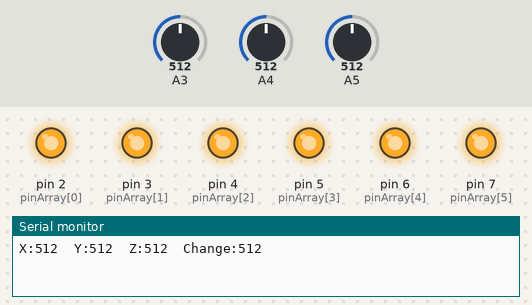
Recording of a sketch running on a simulated Arduino Uno, built with avr-gcc and run on an emulated ATmega328P. Shown: output pins drawn as LEDs (lit = HIGH), the last lines printed to the serial monitor. Inputs (shaded band) come from the test bench; at power-on: A3 = 512, A4 = 512, A5 = 512. Random numbers use the default seed unless the sketch sets one; pins used as bus, display or sensor lines are not drawn.

Above: at 0.35 s.
At 1.6 s:
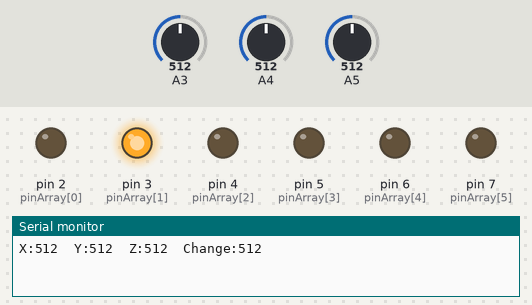
1.7 s: A3 set to 110
At 4.0 s:
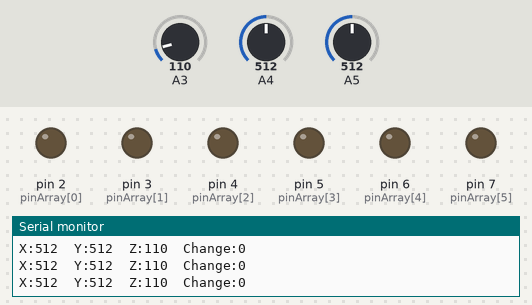
4.3 s: A3 set to 94
5.8 s: A4 set to 645
8.8 s: A4 set to 681
11.8 s: A5 set to 372
13.3 s: A5 set to 343
Timing chart, 0 to 15.8 s (numbered marks = the images above; inputs shaded):
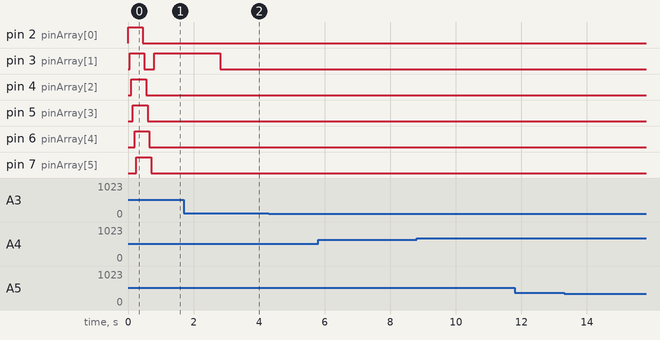

The sketch:

artificer_dice.ino
```cpp
/*
  ARTIFICER DICE
  Britton Kroessler 2017

    Using an accelerometer as input for detecting when an object is tossed,
    and generating a random number upon landing. This code can be applied
    to a die of any number--starting with 4 or 6 and working up to 20.

  NOTES:
    Delays are pulsed to prevent stalling the accelerometer readings.

  TO DO:
    Finesse Animation to coincide with tossing
    Finesse Sensing so that the random flickering will end with a singular roll.
    Basic PWM animation while in "Sleep Mode"
    Else-If statement in loop that determines roll so that the random animation can work during the toss.
      Will require a sort of recalibration.
*/

int accelState = 0; //measure movement
int lastAccelState = 0; //when object is static

int pinArray[] = {2, 3, 4, 5, 6, 7};
int count = 0;
int timer = 100;

void setup() {
  for (count=0 ; count<7 ; count++){
     pinMode(pinArray[count], OUTPUT);
  }
  Serial.begin(9600);
}

void loop() {
  int accelX = analogRead(A5); //read accelerometer pins
  int accelY = analogRead(A4);
  int accelZ = analogRead(A3);
  int accelState = (accelX + accelY + accelZ)/3; //average for troubleshooting/development
  int change = abs(accelState-lastAccelState); //this shit is important
  lastAccelState = accelState;
  Serial.print("X:");Serial.print(accelX);
    Serial.print("\t");
  Serial.print("Y:");Serial.print(accelY);
    Serial.print("\t");
  Serial.print("Z:");Serial.print(accelZ);
      Serial.print("\t");
  Serial.print("Change:"); Serial.println(change);


  //delay(100);        //Change to determine sensitivitiy of the toss, may be unnecessary...

  if(change > 50){  //Change to determine sensitivitiy
    int roll = random(2, 7+1);
    int rollStop = 0;

    for (count=0 ; count<7 ; count++){ //Turn all LED's ON in succession
      digitalWrite(pinArray[count], HIGH);
      delay(50);
     }

    delay(100); //Keep all LED's on for a moment

    for (count=0 ; count<7 ; count++){ //Turn all LED's OFF in succession
      digitalWrite(pinArray[count], LOW);
      delay(50);
      }

    for (rollStop = 0; rollStop < 20; rollStop++){ //Determine roll while continuously reading/pulsing Accelerometer
      int accelX = analogRead(A5);
      int accelY = analogRead(A4);
      int accelZ = analogRead(A3);
      int accelState = (accelX + accelY + accelZ)/3;
      int change = abs(accelState-lastAccelState);
      lastAccelState = accelState;

      digitalWrite(roll, HIGH);            //Determine's roll
      delay(100);                    //ANTI-LOCK BREAKS!
      }
    }

   //Add an else if statement to determine the roll

   else{
      for (count=0 ; count<7 ; count++){ //Turn all LED's OFF, Sleep Mode
      digitalWrite(pinArray[count], LOW);
     }
    }

  /*
  while(change > 10){
    for (count=0 ; count<7 ; count++){
      digitalWrite(pinArray[count], LOW);}
      }
  while(change > 50){
    int roll = random(2, 7+1);
    digitalWrite(roll, HIGH);
      delay(66);
    digitalWrite(roll, LOW);
    }
   */

  /*
  if(change > 20){ //Good random animation
    int rollAnim1 = random(2, 7+1);
    int rollAnim2 = random(2, 7+1);
    digitalWrite(rollAnim1, HIGH);
    digitalWrite(rollAnim2, HIGH);
      delay(66);
    digitalWrite(rollAnim1, LOW);
    digitalWrite(rollAnim2, LOW);
     }

   else{
     int roll = random(2, 7+1);
     int rollStop = 0;

     for (rollStop = 0; rollStop <= 1; rollStop++){
      digitalWrite(roll, HIGH);            //Determine's roll
      delay(1000);                    //remove delay
     }
     for (count=0 ; count<7 ; count++){
      digitalWrite(pinArray[count], LOW);
     }
    }
  /*

    /*
    for (count=0 ; count<7 ; count++){    //Turns each LED on in animation
      digitalWrite(pinArray[count], HIGH);
        delay(timer);                   //remove delay
      digitalWrite(pinArray[count], LOW);
      }
     */

    /*
     digitalWrite(roll, HIGH);            //Determine's roll
      delay(1000*2);                    //remove delay
     for (count=0 ; count<7 ; count++){
      digitalWrite(pinArray[count], LOW);
      }
    */

}
```
